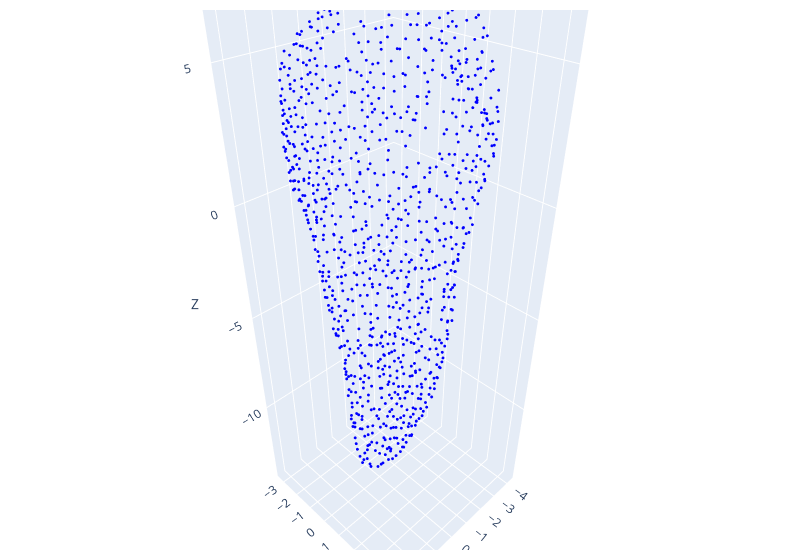
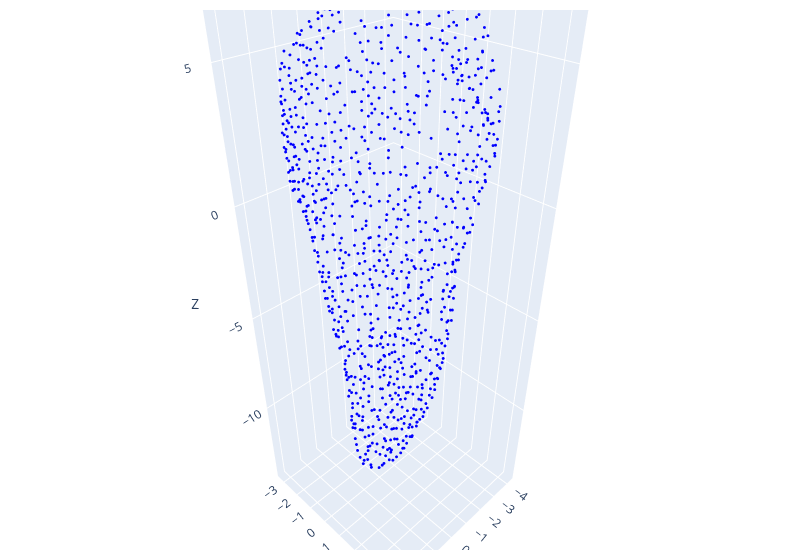

The notebook cell these images were saved under, in order:
### Code cell
# predict points
# Initialize model
POINT_DIM = 3 
hidden_features = 64
latent_dim = 32

model_epoch = 194
model = DiffusionNetAutoencoder(POINT_DIM, hidden_features, latent_dim)
model.load_state_dict(torch.load(f'models/best_model_epoch_{model_epoch}.pth'))
model.eval().to("cpu")

points_to_pred = torch.from_numpy(np.array(pointsOrig1, dtype=np.float32))
# points_to_pred += 10
batch = PointCloudDataset((points_to_pred,), k=6)
pred, hidden = model(batch[0].x, batch[0].edge_index, batch[0].edge_weight)
points = pred.detach().numpy()
# points = points_to_pred
points.shape # (1024, 3)

plot_points(points, 
            # epoch=model_epoch # save html
            )
plot_points(points_to_pred)
pred.shape, hidden.shape # (torch.Size([256, 3]), torch.Size([256, 32])) ??????? 256 = num_points

### Figure 1 — Plotly figure (JSON) as saved in the notebook; plotly's stock layout.template omitted (floating-point values rounded to 4 significant figures; data arrays with more than 128 entries replaced by an {"elided": "..."} marker saying what was removed)
{"data": [{"marker": {"color": "blue", "size": 1}, "mode": "markers", "type": "scatter3d", "x": {"elided": "1024 float values"}, "y": {"elided": "1024 float values"}, "z": {"elided": "1024 float values"}}], "layout": {"margin": {"b": 10, "l": 10, "r": 20, "t": 10}, "scene": {"xaxis": {"title": {"text": "X"}}, "yaxis": {"title": {"text": "Y"}}, "zaxis": {"title": {"text": "Z"}}}, "width": 800}}

### Figure 2 — Plotly figure (JSON) as saved in the notebook; plotly's stock layout.template omitted (floating-point values rounded to 4 significant figures; data arrays with more than 128 entries replaced by an {"elided": "..."} marker saying what was removed)
{"data": [{"marker": {"color": "blue", "size": 1}, "mode": "markers", "type": "scatter3d", "x": {"elided": "1024 float values"}, "y": {"elided": "1024 float values"}, "z": {"elided": "1024 float values"}}], "layout": {"margin": {"b": 10, "l": 10, "r": 20, "t": 10}, "scene": {"xaxis": {"title": {"text": "X"}}, "yaxis": {"title": {"text": "Y"}}, "zaxis": {"title": {"text": "Z"}}}, "width": 800}}
